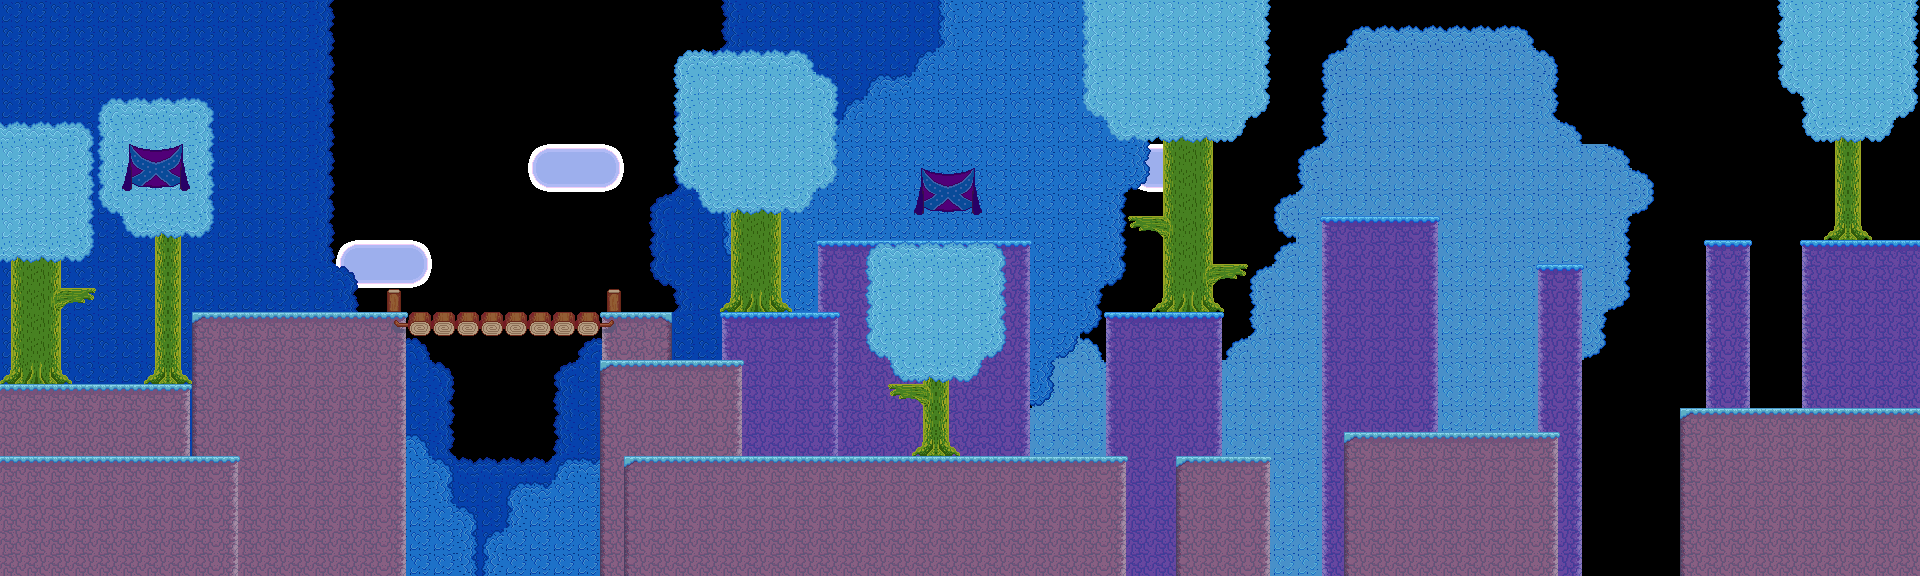

A 2D game scene composited from a Tiled map and its tileset images. What follows is a short description and the map's XML, with each tile layer's data collapsed to a summary:
An orthogonal 80x24 tile map with 24x24 px tiles, 7 tile layers (clouds 2, clouds, leaves, leaves2, ...) and 45 objects (6x stick, 4x liquid, 3x leaf, 3x rock, 2x exit, ...).

<map version="1.0" orientation="orthogonal" width="80" height="24" tilewidth="24" tileheight="24">
 <properties>
  <property name="blue" value="250" />
  <property name="green" value="222" />
  <property name="offset" value="10" />
  <property name="red" value="115" />
  <property name="soundtrack" value="forest" />
  <property name="title" value="Forest 2" />
  <property name="warpin" value="true" />
 </properties>
 <tileset firstgid="1" name="forest2" tilewidth="24" tileheight="24">
  <image source="forest2.png" width="216" height="144" />
 </tileset>
 <layer name="clouds 2" width="80" height="24">
  <properties>
   <property name="parallax" value="0.6" />
  </properties>
  <data>[1920 cells, 8 non-empty, 2 distinct tile ids]</data>
 </layer>
 <layer name="clouds" width="80" height="24">
  <properties>
   <property name="parallax" value="0.6" />
  </properties>
  <data>[1920 cells, 30 non-empty, 2 distinct tile ids]</data>
 </layer>
 <layer name="leaves" width="80" height="24">
  <properties>
   <property name="parallax" value="0.7" />
  </properties>
  <data>[1920 cells, 824 non-empty, 3 distinct tile ids]</data>
 </layer>
 <layer name="leaves2" width="80" height="24">
  <data>[1920 cells, 378 non-empty, 7 distinct tile ids]</data>
 </layer>
 <layer name="background" width="80" height="24">
  <data>[1920 cells, 846 non-empty, 18 distinct tile ids]</data>
 </layer>
 <layer name="foreground" width="80" height="24">
  <data>[1920 cells, 204 non-empty, 22 distinct tile ids]</data>
 </layer>
 <layer name="trees" width="80" height="24">
  <data>[1920 cells, 212 non-empty, 7 distinct tile ids]</data>
 </layer>
 <objectgroup name="nodes" width="80" height="24">
  <object type="entrance" x="48" y="406" width="24" height="49" />
  <object type="exit" x="1896" y="144" width="24" height="96" />
  <object type="exit" x="1896" y="312" width="48" height="96" />
  <object type="liquid" x="239" y="480" width="384" height="96">
   <properties>
    <property name="foreground" value="false" />
    <property name="speed" value="0.2" />
    <property name="sprite" value="images/waterfall.png" />
    <property name="uniform" value="true" />
   </properties>
  </object>
  <object type="liquid" x="1559" y="456" width="120" height="120">
   <properties>
    <property name="foreground" value="false" />
    <property name="speed" value="0.2" />
    <property name="sprite" value="images/waterfall.png" />
    <property name="uniform" value="true" />
   </properties>
  </object>
  <object type="liquid" x="1271" y="480" width="72" height="96">
   <properties>
    <property name="foreground" value="false" />
    <property name="speed" value="0.2" />
    <property name="sprite" value="images/waterfall.png" />
    <property name="uniform" value="true" />
   </properties>
  </object>
  <object type="liquid" x="1127" y="480" width="48" height="96">
   <properties>
    <property name="foreground" value="false" />
    <property name="speed" value="0.2" />
    <property name="sprite" value="images/waterfall.png" />
    <property name="uniform" value="true" />
   </properties>
  </object>
  <object type="leaf" x="360" y="287" width="24" height="24" />
  <object type="leaf" x="1224" y="238" width="24" height="24" />
  <object type="leaf" x="1777" y="383" width="24" height="24" />
  <object type="rock" x="311" y="287" width="24" height="24" />
  <object type="rock" x="863" y="431" width="24" height="24" />
  <object type="rock" x="1465" y="408" width="24" height="24" />
  <object type="stick" x="933" y="294" width="24" height="24" />
  <object type="stick" x="714" y="155" width="23" height="24" />
  <object type="stick" x="772" y="96" width="23" height="24" />
  <object type="stick" x="1158" y="84" width="23" height="24" />
  <object type="stick" x="1828" y="95" width="23" height="24" />
  <object type="stick" x="32" y="216" width="23" height="24" />
 </objectgroup>
 <objectgroup color="#2228a4" name="platform" width="80" height="24">
  <object x="1800" y="240" width="120" height="24" />
  <object x="1704" y="240" width="48" height="24" />
  <object x="1536" y="264" width="24" height="24" />
  <object x="1344" y="216" width="96" height="24" />
  <object x="1104" y="312" width="24" height="24" />
  <object x="816" y="240" width="216" height="24" />
  <object x="720" y="312" width="120" height="24" />
  <object x="624" y="360" width="120" height="24" />
  <object x="168" y="312" width="72" height="24" />
  <object x="0" y="384" width="192" height="24" />
  <object x="1213" y="264" width="36" height="24" />
  <object x="240" y="312" width="360" height="24">
   <properties>
    <property name="drop" value="false" />
   </properties>
  </object>
  <object x="600" y="312" width="72" height="24" />
  <object x="600" y="360" width="24" height="24">
   <properties>
    <property name="drop" value="false" />
   </properties>
  </object>
  <object x="1128" y="312" width="48" height="24">
   <properties>
    <property name="drop" value="false" />
   </properties>
  </object>
  <object x="1176" y="312" width="48" height="24" />
  <object x="1320" y="216" width="24" height="24">
   <properties>
    <property name="drop" value="false" />
   </properties>
  </object>
  <object x="1560" y="264" width="24" height="24">
   <properties>
    <property name="drop" value="false" />
   </properties>
  </object>
  <object x="1129" y="216" width="34" height="26" />
  <object x="61" y="288" width="35" height="22" />
  <object x="888" y="384" width="35" height="22" />
 </objectgroup>
 <objectgroup color="#3999a4" name="floor" width="80" height="24">
  <object x="0" y="456" width="240" height="120" />
  <object x="624" y="456" width="504" height="120" />
  <object x="1176" y="456" width="96" height="120" />
  <object x="1344" y="432" width="216" height="144" />
  <object x="1680" y="408" width="240" height="168" />
 </objectgroup>
</map>
